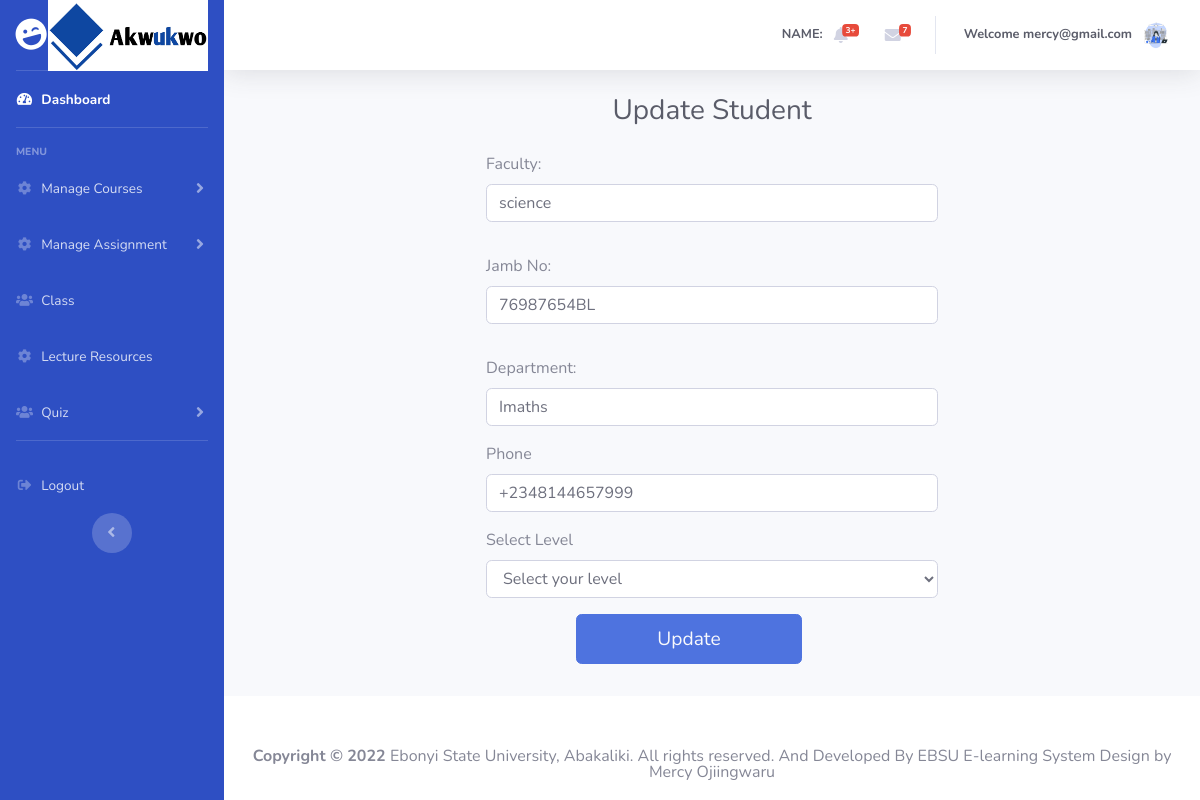
Screenshot of /students/updatebio.php (signed in) with the database file from the repository.
### tables this page shows
CREATE TABLE `student` (
  `id` int(10) NOT NULL,
  `name` varchar(100) NOT NULL,
  `email` varchar(30) NOT NULL,
  `regnumber` varchar(20) NOT NULL,
  `faculty` varchar(40) NOT NULL,
  `dept` varchar(100) NOT NULL,
  `jambid` varchar(20) NOT NULL,
  `phone` varchar(20) NOT NULL,
  `level` varchar(30) NOT NULL,
  `password` varchar(256) NOT NULL
);

### server/classes/dbconnection.php (called while the page is built, shortened)
<?php
class DbConnection {
	private $host = "localhost";
	private $dbname = "e-learning";
	private $username = "root";
	private $password = "";
	public function __construct() {
		try {
			$this->connection = new PDO('mysql:host='.$this->host.';dbname='.$this->dbname, $this->username, $this->password);
		} catch(PDOException $ex) {
			echo $ex->getMessage();
		}
	}
}
?>

### server/classes/fetchData.php (called while the page is built, shortened)
<?php
    require_once('dbconnection.php');
    class fetchData extends DbConnection {
        public function displayStudentProfile($email) {
            $sql = "SELECT * FROM student WHERE email = :email ";
            $query = $this->connection->prepare($sql);
            $exec = $query->execute(array(':email'=>$email));
            if ($query->errorCode() == 0) {
                if ($query->rowCount() > 0) {
                    $data = $query->fetchAll(PDO::FETCH_ASSOC);
                    return array('status'=>1,'data'=>$data);
                }else{
                    return array('status'=>0);
                }
            }else{
                return array('status'=>0, 'message'=>$query->errorInfo());
            }
        }
    }
?>

### students/updatebio.php (the view, shortened to what this page needs)
<?php
	require_once 'header.php';
  require_once '../server/classes/fetchData.php';
  $student = $_SESSION['email'];
  $fetchData = new fetchData;
  $fetchResponse = $fetchData->displayStudentProfile($student);
?>
        <div class="container-fluid">
          <h1 class="h3 text-gray-800 text-center">Update Student</h1>
          <div class="row">
            <div class="col-lg-6 col-md-12 offset-lg-3">
              <?php
                if(is_array($fetchResponse)){
                  if(isset($fetchResponse['status'])){
                    $data = $fetchResponse['data'][0];
                    $jambid = $data['jambid'];
                    $faculty = $data['faculty'];
                    $dept = $data['dept'];
                    $phone = $data['phone'];
                ?>
              <form method="post" class="form-horizontal m-t-30" action="">
                <div class="mb-3">
                  <label for="exampleInputName" class="form-label">Faculty:</label>
                  <input type="text" class="form-control" id="examplInptName"  aria-describedby="nameHelp" name="faculty" value="<?php echo $faculty; ?>">
                </div>
                <div class="mb-3">
                  <label for="exampleInputName" class="form-label">Jamb No:</label>
                  <input type="text" class="form-control" id="examplInptName"  aria-describedby="nameHelp" name="jambid" value="<?php echo $jambid; ?>">
                </div>
                <div class="mb-3">
                  <label for="exampleInputName" class="form-label">Department:</label>
                  <input type="text" class="form-control" id="eampleInputNme" value="<?php echo $dept; ?>" aria-describedby="nameHelp" name="dept">
                </div>
                <div class="form-group mb-3">
                    <label>Phone</label>
                    <input type="text"  class="form-control" value="<?php echo $phone; ?>" name="phone">
                </div>
                <div class="form-group mb-3">
                  <label>Select Level</label>
                  <select name="level" class="form-control form-control-line" required>
                    <option value="">Select your level</option>
                  </select>
                </div>
                <div class="form-group mt-3">
                    <button class="btn btn-primary submitbtn text-light btn-rounded waves-effect waves-light m-b-40 w-50" name="submit" type="submit">Update</button>
                </div>
              </form>
              <?php  }}?>
            </div>
          </div>
        </div>
      </div>
<?php
	require_once 'footer.php';
?>

### assets/css/style.css (style rules this page uses)
* { margin:0; padding: 0; box-sizing: border-box; }
.submitbtn { padding: 10px 30px; margin-left: 90px; font-size: 1.2em; }
.form-label { margin-top: 1rem; }

### rows the page displays
student: faculty "science", jambid "76987654BL", dept "Imaths", phone "+2348144657999"

### other values shown
$_SESSION['email'] "mercy@gmail.com"
FULL_NAME "EBSU E-learning System"
DEVELOPERNAME "Mercy Ojiingwaru"
